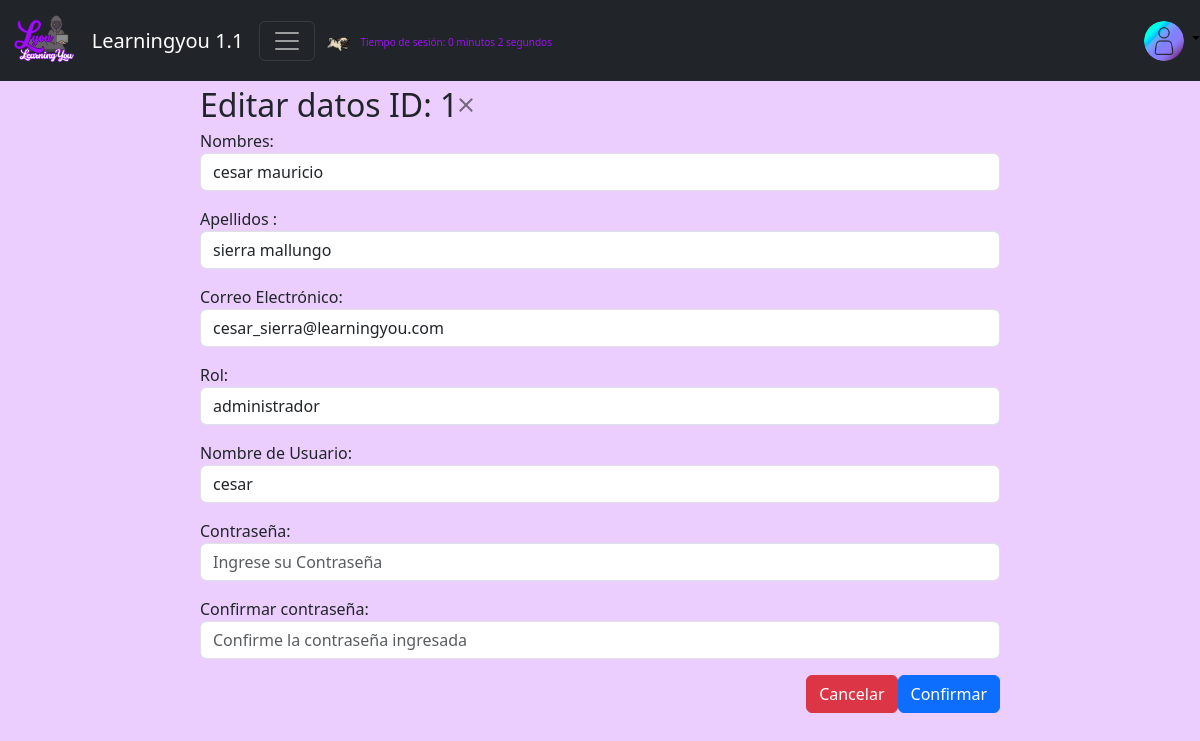
Screenshot of /usuario/editar_usuario/1/ (signed in) with the database file from the repository.
### apps/usuario/models.py (models this page shows, shortened)
class Usuario(AbstractBaseUser):
    username = models.CharField("Nombre de Usuario",unique=True, max_length=50)
    email = models.EmailField('Correo Electrónico', max_length=254, unique =True)
    nombres = models.CharField('Nombres', max_length=200, blank= True, null =True)
    apellidos= models.CharField('Apellidos ', max_length=200, blank= True, null =True)
    imagen = models.ImageField('Imagen de Perfil', upload_to ='perfil/', height_field=None, width_field=None, max_length=200)
    usuario_activo = models.BooleanField(default = True)
    usuario_administrador = models.BooleanField(default = False)
    objects = UsuarioManager()
    rol = models.ForeignKey(Rol, on_delete=models.SET_NULL, null=True )
    USERNAME_FIELD  = 'username'
    REQUIRED_FIELDS = ['email', 'nombres']
    @property
    def is_staff(self):
        return self.usuario_administrador

class Rol(models.Model):
    rol = models.CharField('Nombre del Rol', max_length=100, unique = True)
    class Meta:
        verbose_name = 'Rol'
        verbose_name_plural = 'Roles'
        ordering = ['-id']
    def __str__(self):
        return self.rol

### apps/usuario/views.py (the view)
# urls.py: path('editar_usuario/<int:pk>/', login_required(ActualizarUsuario.as_view()), name='editar_usuario'),
class ActualizarUsuario(UpdateView):
    model = Usuario
    template_name = "usuario/usuario/usuario.html"
    form_class = FormularioUsuario
    success_url = reverse_lazy('usuario:listar_usuario')

### templates/usuario/usuario/usuario.html (shortened to what this page needs)
{% extends "index.html" %}
{% block body %}
{% if form.errors %}
<main class="container py-2">
    <div class="alert alert-danger container mt-2">
        <strong>Error de edicion:</strong> Por favor, corrija los errores debajo.
    </div>
    <div class="card card-body bg-light">
        <h2 class="card-title">Edicion de Usuario</h2>
        <div class="card-body">
            <form action="{% url 'usuario:editar_usuario' object.id %}" method="POST">
                {% csrf_token %}
                {{ form.as_p }}
                <div class="card-footer text-center">
                    <a class="btn btn-danger" href="{% url 'usuario:listar_usuario' %}">Cancelar</a>
                    <button class="btn btn-primary" type="submit">Confirmar</button>
                </div>
            </form>
        </div>
    </div>
</main>
{% else %}
<div class="modal-dialog modal-lg" role="document">
    <div class="modal-content">
        <div class="modal-header">
            <h2 class="modal-title">Editar datos ID: {{object.id}}</h2>
            <button type="button" class="btn-close" data-bs-dismiss="modal" aria-label="Close"></button>
        </div>
        <form action="{% url 'usuario:editar_usuario' object.id %}" method="POST">
            <div class="modal-body">
                {{form.as_p}}
            </div>
            <div class="modal-footer">
                <button class="btn btn-danger" type="button" data-bs-dismiss="modal">Cancelar</button>
                <button class="btn btn-primary" type="submit">Confirmar</button>
            </div>
        </form>
    </div>
</div>
{% endif %}
{% endblock body %}

### static/css/styles.css (style rules this page uses)
.background-image { background-size: cover; background-position: center; background-repeat: no-repeat; }

### rows the page displays
Usuario: id "1", nombres "cesar mauricio", apellidos "sierra mallungo", email "cesar_sierra@learningyou.com", username "cesar"
Rol: rol "administrador"
